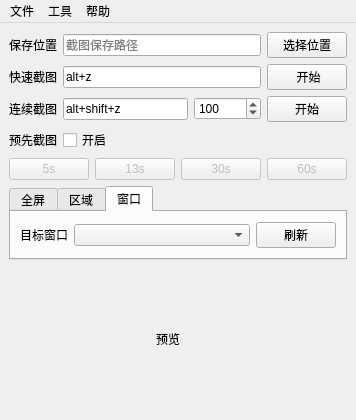
<?xml version="1.0" encoding="UTF-8"?>
<ui version="4.0">
 <class>MainWindow</class>
 <widget class="QMainWindow" name="MainWindow">
  <property name="geometry">
   <rect>
    <x>0</x>
    <y>0</y>
    <width>340</width>
    <height>420</height>
   </rect>
  </property>
  <property name="windowTitle">
   <string>鸽鸽子时光截图</string>
  </property>
  <widget class="QWidget" name="centralwidget">
   <layout class="QVBoxLayout" name="verticalLayout" stretch="0,0,0,0,0,1">
    <item>
     <layout class="QHBoxLayout" name="horizontalLayout">
      <item>
       <widget class="QLabel" name="label_2">
        <property name="text">
         <string>保存位置</string>
        </property>
       </widget>
      </item>
      <item>
       <widget class="QLineEdit" name="pathEdit">
        <property name="placeholderText">
         <string>截图保存路径</string>
        </property>
       </widget>
      </item>
      <item>
       <widget class="QPushButton" name="selectDirButton">
        <property name="text">
         <string>选择位置</string>
        </property>
       </widget>
      </item>
     </layout>
    </item>
    <item>
     <layout class="QHBoxLayout" name="horizontalLayout_3">
      <item>
       <widget class="QLabel" name="label">
        <property name="toolTip">
         <string>&lt;html&gt;&lt;head/&gt;&lt;body&gt;&lt;p&gt;为着后来的回忆，小心着意地描绘你现在的图画&lt;/p&gt;&lt;/body&gt;&lt;/html&gt;</string>
        </property>
        <property name="text">
         <string>快速截图</string>
        </property>
       </widget>
      </item>
      <item>
       <widget class="QLineEdit" name="fastCaptureEdit">
        <property name="text">
         <string>alt+z</string>
        </property>
        <property name="placeholderText">
         <string>快捷键</string>
        </property>
       </widget>
      </item>
      <item>
       <widget class="QPushButton" name="fastCaptureShortcut">
        <property name="text">
         <string> 开始</string>
        </property>
       </widget>
      </item>
     </layout>
    </item>
    <item>
     <layout class="QHBoxLayout" name="horizontalLayout_6">
      <property name="topMargin">
       <number>0</number>
      </property>
      <item>
       <widget class="QLabel" name="label_3">
        <property name="toolTip">
         <string>&lt;html&gt;&lt;head/&gt;&lt;body&gt;&lt;p&gt;往者不可谏，来者犹可追&lt;/p&gt;&lt;/body&gt;&lt;/html&gt;</string>
        </property>
        <property name="text">
         <string>连续截图</string>
        </property>
       </widget>
      </item>
      <item>
       <widget class="QLineEdit" name="serialCaptureEdit">
        <property name="text">
         <string>alt+shift+z</string>
        </property>
       </widget>
      </item>
      <item>
       <widget class="QSpinBox" name="spinBox">
        <property name="sizePolicy">
         <sizepolicy hsizetype="Minimum" vsizetype="Fixed">
          <horstretch>0</horstretch>
          <verstretch>0</verstretch>
         </sizepolicy>
        </property>
        <property name="toolTip">
         <string>&lt;html&gt;&lt;head/&gt;&lt;body&gt;&lt;p&gt;连续截图/预先截图 每两帧之间的间隔，单位：毫秒&lt;/p&gt;&lt;/body&gt;&lt;/html&gt;</string>
        </property>
        <property name="minimum">
         <number>10</number>
        </property>
        <property name="maximum">
         <number>3600000</number>
        </property>
        <property name="singleStep">
         <number>50</number>
        </property>
        <property name="value">
         <number>100</number>
        </property>
       </widget>
      </item>
      <item>
       <widget class="QPushButton" name="serialCaptureShortcut">
        <property name="text">
         <string>开始</string>
        </property>
       </widget>
      </item>
     </layout>
    </item>
    <item>
     <layout class="QVBoxLayout" name="verticalLayout_6">
      <property name="spacing">
       <number>6</number>
      </property>
      <property name="topMargin">
       <number>0</number>
      </property>
      <item>
       <layout class="QHBoxLayout" name="horizontalLayout_2">
        <property name="leftMargin">
         <number>0</number>
        </property>
        <property name="topMargin">
         <number>0</number>
        </property>
        <item>
         <widget class="QLabel" name="label_5">
          <property name="toolTip">
           <string>&lt;html&gt;&lt;head/&gt;&lt;body&gt;&lt;p&gt;不要等到日子过去了才找出它们的可爱之点&lt;/p&gt;&lt;/body&gt;&lt;/html&gt;</string>
          </property>
          <property name="text">
           <string>预先截图</string>
          </property>
         </widget>
        </item>
        <item>
         <widget class="QCheckBox" name="prevCaptureCheckBox">
          <property name="toolTip">
           <string>&lt;html&gt;&lt;head/&gt;&lt;body&gt;&lt;p&gt;提前进行【连续截图】操作，点击下方按钮保存前x秒连续截图&lt;/p&gt;&lt;p&gt;注意：将占用大量内存，关闭后会清理所有未保存的截图&lt;/p&gt;&lt;/body&gt;&lt;/html&gt;</string>
          </property>
          <property name="text">
           <string>开启</string>
          </property>
         </widget>
        </item>
        <item>
         <spacer name="horizontalSpacer">
          <property name="orientation">
           <enum>Qt::Horizontal</enum>
          </property>
          <property name="sizeHint" stdset="0">
           <size>
            <width>40</width>
            <height>20</height>
           </size>
          </property>
         </spacer>
        </item>
       </layout>
      </item>
      <item>
       <layout class="QHBoxLayout" name="horizontalLayout_9">
        <property name="sizeConstraint">
         <enum>QLayout::SetMinimumSize</enum>
        </property>
        <property name="leftMargin">
         <number>0</number>
        </property>
        <property name="topMargin">
         <number>0</number>
        </property>
        <item>
         <widget class="QPushButton" name="capturePrev5sButton">
          <property name="enabled">
           <bool>false</bool>
          </property>
          <property name="toolTip">
           <string/>
          </property>
          <property name="text">
           <string>5s</string>
          </property>
          <property name="shortcut">
           <string>Ctrl+1</string>
          </property>
         </widget>
        </item>
        <item>
         <widget class="QPushButton" name="capturePrev13sButton">
          <property name="enabled">
           <bool>false</bool>
          </property>
          <property name="toolTip">
           <string/>
          </property>
          <property name="text">
           <string>13s</string>
          </property>
          <property name="shortcut">
           <string>Ctrl+2</string>
          </property>
         </widget>
        </item>
        <item>
         <widget class="QPushButton" name="capturePrev30sButton">
          <property name="enabled">
           <bool>false</bool>
          </property>
          <property name="text">
           <string>30s</string>
          </property>
          <property name="shortcut">
           <string>Ctrl+3</string>
          </property>
          <property name="flat">
           <bool>false</bool>
          </property>
         </widget>
        </item>
        <item>
         <widget class="QPushButton" name="capturePrev60sButton">
          <property name="enabled">
           <bool>false</bool>
          </property>
          <property name="text">
           <string>60s</string>
          </property>
          <property name="shortcut">
           <string>Ctrl+4</string>
          </property>
         </widget>
        </item>
       </layout>
      </item>
     </layout>
    </item>
    <item>
     <widget class="QTabWidget" name="modeTab">
      <property name="currentIndex">
       <number>2</number>
      </property>
      <widget class="QWidget" name="fullScreen">
       <attribute name="title">
        <string>全屏</string>
       </attribute>
       <layout class="QVBoxLayout" name="verticalLayout_3">
        <item>
         <layout class="QHBoxLayout" name="horizontalLayout_4" stretch="0,1">
          <item>
           <widget class="QLabel" name="label_4">
            <property name="text">
             <string>目标显示器</string>
            </property>
           </widget>
          </item>
          <item>
           <widget class="QComboBox" name="screensCombo"/>
          </item>
         </layout>
        </item>
       </layout>
      </widget>
      <widget class="QWidget" name="screenArea">
       <attribute name="title">
        <string>区域</string>
       </attribute>
       <layout class="QVBoxLayout" name="verticalLayout_4">
        <item>
         <layout class="QHBoxLayout" name="horizontalLayout_7">
          <item>
           <widget class="QPushButton" name="showAreaSelector">
            <property name="text">
             <string>显示截图边界</string>
            </property>
           </widget>
          </item>
          <item>
           <widget class="QPushButton" name="selectScreenWindow">
            <property name="text">
             <string>选择窗口区域</string>
            </property>
           </widget>
          </item>
         </layout>
        </item>
       </layout>
      </widget>
      <widget class="QWidget" name="oneWindow">
       <attribute name="title">
        <string>窗口</string>
       </attribute>
       <layout class="QVBoxLayout" name="verticalLayout_5">
        <item>
         <layout class="QHBoxLayout" name="horizontalLayout_8" stretch="0,1,0">
          <item>
           <widget class="QLabel" name="label_6">
            <property name="toolTip">
             <string>&lt;html&gt;&lt;head/&gt;&lt;body&gt;&lt;p&gt;需要在任务栏的窗口才能截到图&lt;/p&gt;&lt;p&gt;允许目标窗口被遮挡（非最小化）&lt;/p&gt;&lt;/body&gt;&lt;/html&gt;</string>
            </property>
            <property name="text">
             <string>目标窗口</string>
            </property>
           </widget>
          </item>
          <item>
           <widget class="QComboBox" name="windowsCombo"/>
          </item>
          <item>
           <widget class="QPushButton" name="refreshWindows">
            <property name="text">
             <string>刷新</string>
            </property>
           </widget>
          </item>
         </layout>
        </item>
       </layout>
      </widget>
     </widget>
    </item>
    <item>
     <layout class="QHBoxLayout" name="horizontalLayout_5" stretch="1,0">
      <property name="sizeConstraint">
       <enum>QLayout::SetMaximumSize</enum>
      </property>
      <item>
       <widget class="QLabel" name="previewLabel">
        <property name="text">
         <string>预览</string>
        </property>
        <property name="alignment">
         <set>Qt::AlignCenter</set>
        </property>
       </widget>
      </item>
      <item>
       <layout class="QVBoxLayout" name="verticalLayout_2">
        <property name="leftMargin">
         <number>0</number>
        </property>
        <item>
         <spacer name="verticalSpacer">
          <property name="orientation">
           <enum>Qt::Vertical</enum>
          </property>
          <property name="sizeHint" stdset="0">
           <size>
            <width>20</width>
            <height>40</height>
           </size>
          </property>
         </spacer>
        </item>
       </layout>
      </item>
     </layout>
    </item>
   </layout>
  </widget>
  <widget class="QMenuBar" name="menubar">
   <property name="geometry">
    <rect>
     <x>0</x>
     <y>0</y>
     <width>340</width>
     <height>23</height>
    </rect>
   </property>
   <widget class="QMenu" name="menu">
    <property name="title">
     <string>文件</string>
    </property>
    <addaction name="actionCapture_History"/>
    <addaction name="actionOpen_Directory"/>
   </widget>
   <widget class="QMenu" name="menu_2">
    <property name="title">
     <string>工具</string>
    </property>
    <addaction name="actionEmoji_Creator"/>
   </widget>
   <widget class="QMenu" name="menu_3">
    <property name="title">
     <string>帮助</string>
    </property>
    <addaction name="actionAbout"/>
    <addaction name="actionGitHub"/>
    <addaction name="separator"/>
    <addaction name="actionRestore_Geometry"/>
   </widget>
   <addaction name="menu"/>
   <addaction name="menu_2"/>
   <addaction name="menu_3"/>
  </widget>
  <action name="actionEmoji_Creator">
   <property name="enabled">
    <bool>false</bool>
   </property>
   <property name="text">
    <string>表情包制造</string>
   </property>
  </action>
  <action name="actionAbout">
   <property name="text">
    <string>关于</string>
   </property>
  </action>
  <action name="actionCapture_History">
   <property name="text">
    <string>截图管理</string>
   </property>
  </action>
  <action name="actionOpen_Directory">
   <property name="text">
    <string>打开保存位置</string>
   </property>
  </action>
  <action name="actionRestore_Geometry">
   <property name="text">
    <string>重设选区位置</string>
   </property>
   <property name="toolTip">
    <string>重新设置选区的位置</string>
   </property>
  </action>
  <action name="actionGitHub">
   <property name="text">
    <string>GitHub</string>
   </property>
  </action>
 </widget>
 <resources/>
 <connections/>
</ui>
